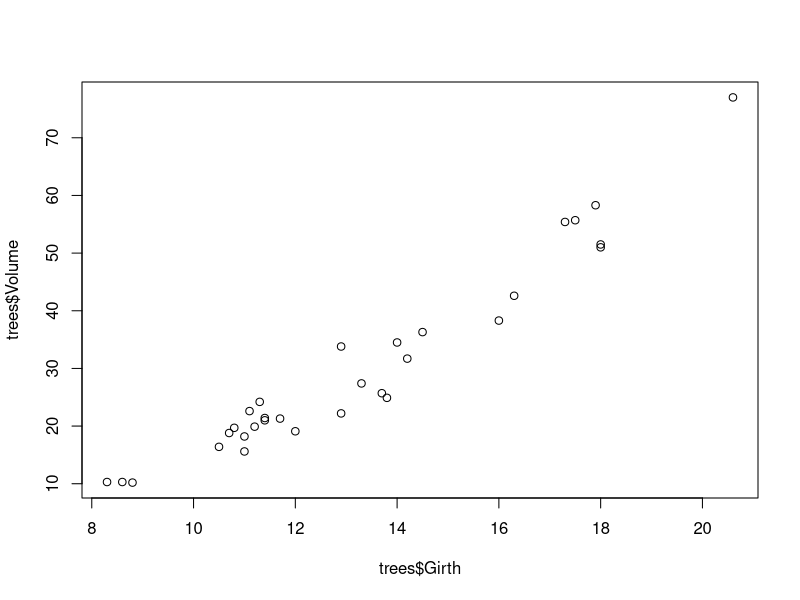
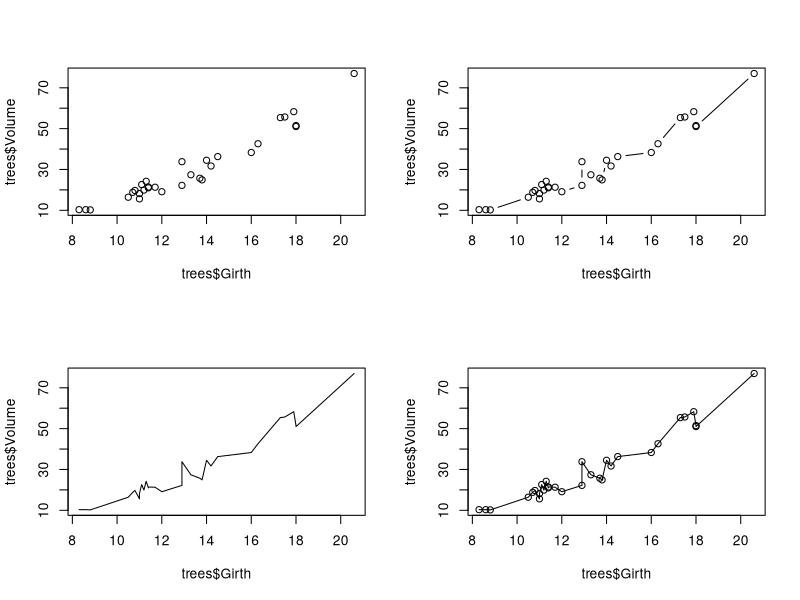
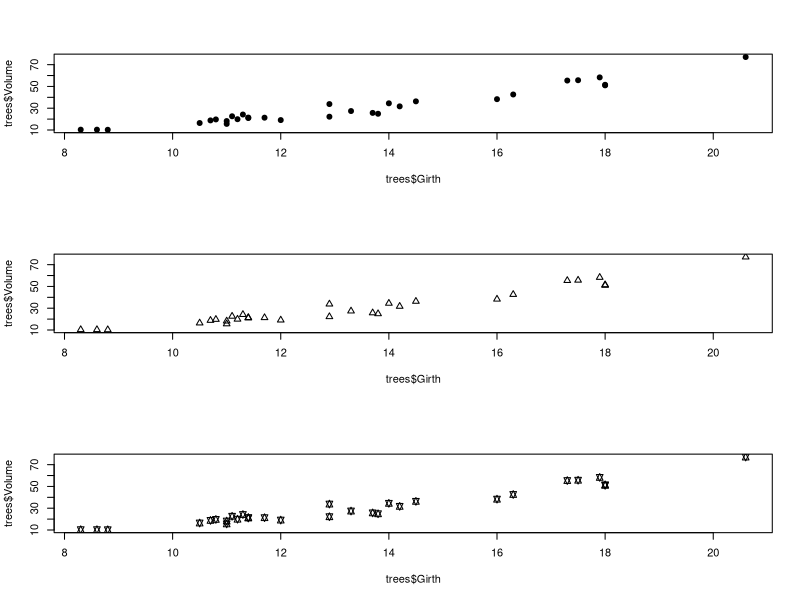
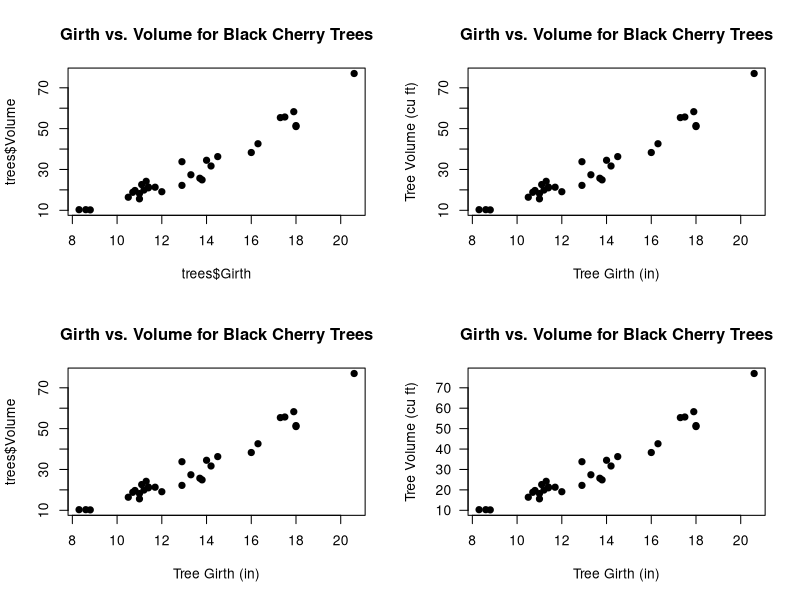
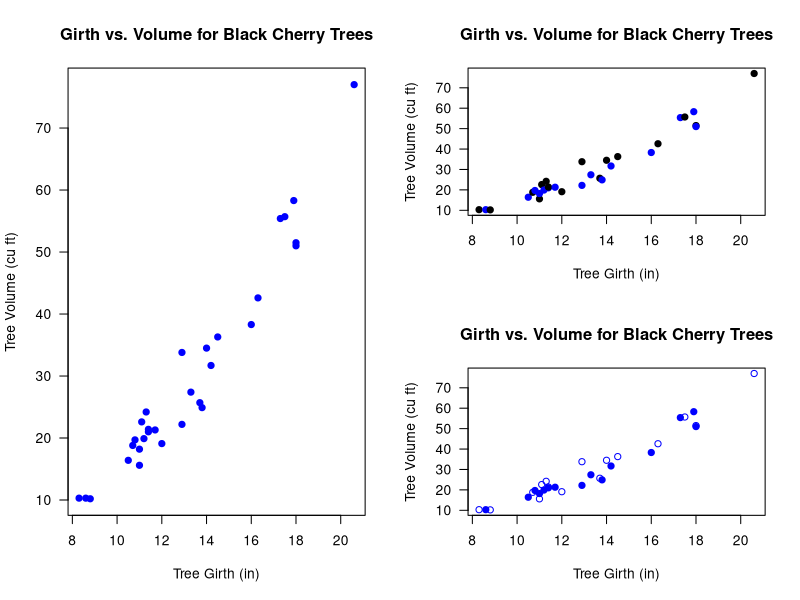
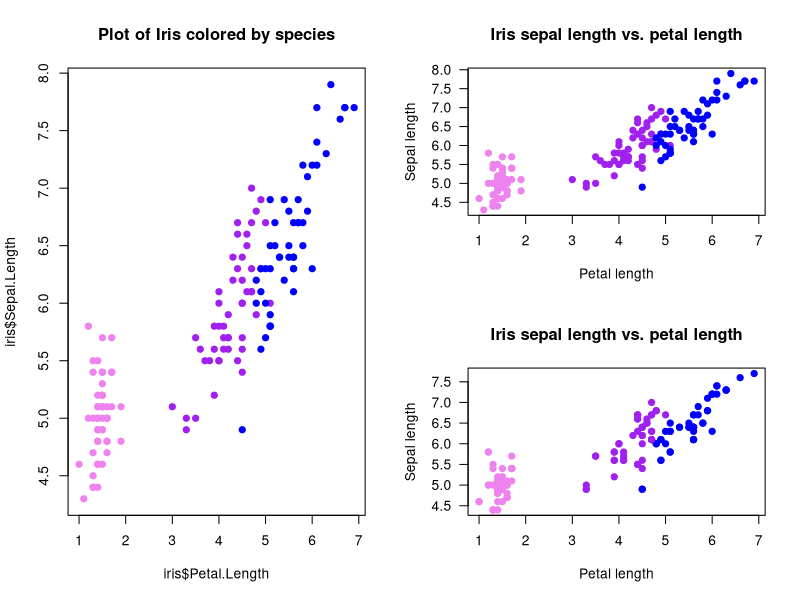
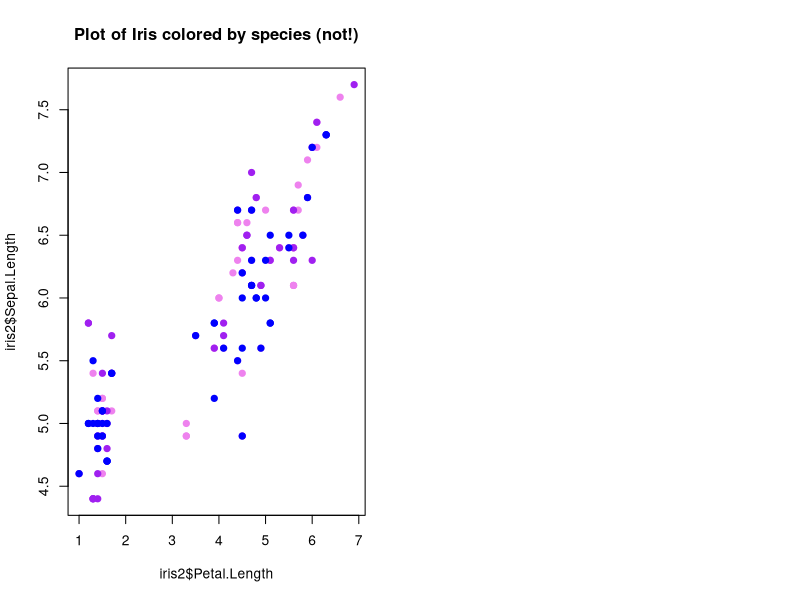
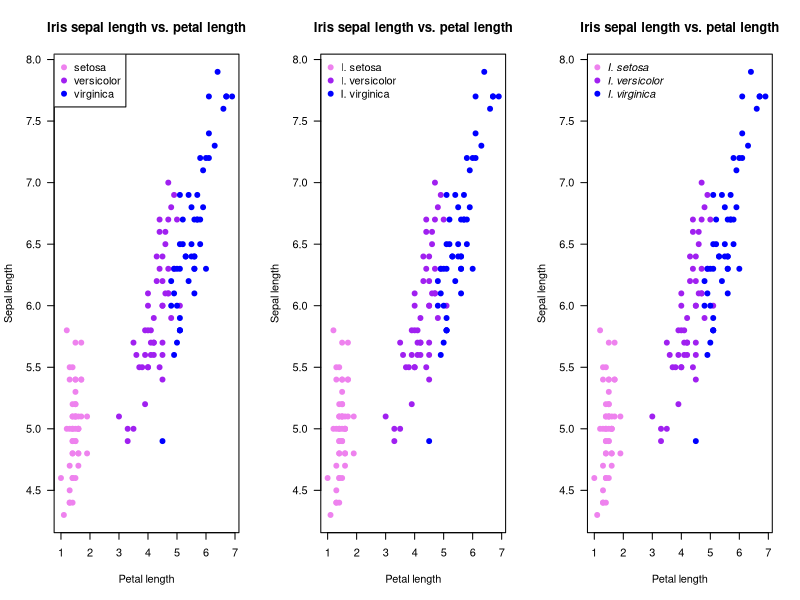

These charts were generated, in order, by the following R code:
## ---- chunk 1
knitr::opts_chunk$set(echo = TRUE, cache = TRUE)
## ---- chunk 2

##################################################
####                                          ####  
####  R Bootcamp #1, Module 3                 ####
####                                          #### 
####   University of Nevada, Reno             ####
####                                          #### 
##################################################

## NOTE: this module borrows heavily from an R short-course developed by a team at Colorado State University. 
   # Thanks to Perry Williams for allowing us to use these materials!!
   # Thanks to John Tipton at CSU for developing much of this module (plotting in R)!

############################################
####  Data visualization and statistics ####
############################################

## ---- chunk 3

# ?trees      # description of built in dataset  (uncomment to run)

dim(trees)   # Show the dimension of the trees dataframe                                              

str(trees)   # Show the structure of the trees dataframe

head(trees)   # Show the first few observations of the trees dataframe

## ---- chunk 4

plot(x=trees$Girth, y=trees$Volume)    # use R's built-in "trees" dataset: ?trees

## ---- chunk 5

# Use "layout" to define a 2 row x 2 column matrix with elements 1, 2, 3, and 4.
# This divides the image into four sections and then fills these with the plot function
layout(matrix(1:4, nrow=2, ncol=2))

# layout.show(4)   # uncomment to run

  # par(mfrow=c(2,2))  # (alternative way to do this)

plot(x=trees$Girth, y=trees$Volume)             # points
plot(x=trees$Girth, y=trees$Volume, type="l")   # lines
plot(x=trees$Girth, y=trees$Volume, type="b")   # both
plot(x=trees$Girth, y=trees$Volume, type="o")   # both with conected lines

## ---- chunk 6

# Use layout to define a 3 row x 1 column matrix with elements 1, 2, and 3.
# This divides the image into three sections and then fills these with the plot function
layout(matrix(1:3, nrow=3, ncol=1))

# pch: 'plotting character' changes the type of point that is used (default is an open circle)!
plot(x=trees$Girth, y=trees$Volume, pch=19)     # filled point
plot(x=trees$Girth, y=trees$Volume, pch=2)      # open triangle
plot(x=trees$Girth, y=trees$Volume, pch=11)     # star

## ---- chunk 7

layout(matrix(1:4, 2, 2))
# main: adds a title
plot(x=trees$Girth, y=trees$Volume, pch=19, 
     main="Girth vs. Volume for Black Cherry Trees")

# xlab: adds an x axis label
plot(x=trees$Girth, y=trees$Volume, pch=19, 
     main="Girth vs. Volume for Black Cherry Trees", 
     xlab="Tree Girth (in)")

# ylab: adds a y axis label
plot(x=trees$Girth, y=trees$Volume, pch=19, 
     main="Girth vs. Volume for Black Cherry Trees", 
     xlab="Tree Girth (in)", ylab="Tree Volume (cu ft)")

# las: rotates axis labels; las=1 makes them all parallel to reading direction
plot(x=trees$Girth, y=trees$Volume, pch=19, 
     main="Girth vs. Volume for Black Cherry Trees", 
     xlab="Tree Girth (in)", ylab="Tree Volume (cu ft)", 
     las=1)

## ---- chunk 8

# Use layout to define a 2 row x 2 column matrix with elements 1, 1, 2, and 3.
# This divides the image into four sections but fills the first two sections
# with the first plot and then fills these next two sections with the final two plots
layout(matrix(c(1, 1, 2, 3), nrow=2, ncol=2))

# col: select a color for the plotting characters
plot(x=trees$Girth, y=trees$Volume, pch=19, 
     main="Girth vs. Volume for Black Cherry Trees",
     xlab="Tree Girth (in)", ylab="Tree Volume (cu ft)",
     las=1, col="blue")

# We can use the c() function to make a vector and have several colors, plotting characters, etc. per plot.
# We start with alternating colors for each point
plot(x=trees$Girth, y=trees$Volume, pch=19, 
     main="Girth vs. Volume for Black Cherry Trees",
     xlab="Tree Girth (in)", ylab="Tree Volume (cu ft)", 
     las=1, col=c("black", "blue"))

# And we can also alternate the plotting symbol at each point.
plot(x=trees$Girth, y=trees$Volume, pch=c(1,19), 
     main="Girth vs. Volume for Black Cherry Trees", 
     xlab="Tree Girth (in)", ylab="Tree Volume (cu ft)", 
     las=1, col="blue")

## ---- chunk 9

?iris
head(iris)     # display first few rows of data
dim(iris)      # dimensionality of the data
str(iris)      # details of the data structure

## ---- chunk 10

plot.colors <- c("violet", "purple", "blue")   # define the colors for representing species ID

## ---- chunk 11

color.vector <- rep(x=plot.colors, each=50)
color.vector
## color vector is now a list of our colors, each repeated 50 times

plot(x=iris$Petal.Length, y=iris$Sepal.Length, pch=19, col=color.vector, 
     main="Plot of Iris colored by species")

## ---- chunk 12

names(plot.colors) <- levels(iris$Species)   # the "levels()" function returns all unique labels for any "factor" variable    
plot.colors

## ---- chunk 13

# generate a vector of colors for our plot (one color for each observation)

indices <- match(iris$Species,names(plot.colors))   # the "match()" function goes through each element of the first vector and finds the matching index in the second vector         
color.vector2 <- plot.colors[indices]


## ---- chunk 14

plot(x=iris$Petal.Length, y=iris$Sepal.Length, pch=19, col=color.vector2, 
     main="Iris sepal length vs. petal length", xlab="Petal length", 
     ylab="Sepal length", las=1)

## ---- chunk 15

# make a new version of the iris data frame that is neither in order nor has the same number of observations for each species (to illustrate generality of the new method)

iris2 <- iris[sample(1:nrow(iris),replace = T),]   # use the "sample()" function to create a randomized ("bootstrapped") version of the iris data frame

# now repeat the above steps:

indices <- match(iris2$Species,names(plot.colors))   # the "match()" function returns the indices of the first vector that match the second vector   
color.vector2 <- plot.colors[indices]
plot(x=iris2$Petal.Length, y=iris2$Sepal.Length, pch=19, col=color.vector2, 
     main="Iris sepal length vs. petal length", xlab="Petal length", 
     ylab="Sepal length", las=1)

## ---- chunk 16

## The old method is NOT general:

color.vector <- rep(x=plot.colors, each=50)
plot(x=iris2$Petal.Length, y=iris2$Sepal.Length, pch=19, col=color.vector, 
     main="Plot of Iris colored by species (not!)")

## ---- chunk 17

# ?legend

layout(matrix(1:3, nrow=1, ncol=3))

# Plot
plot(x=iris$Petal.Length, y=iris$Sepal.Length, pch=19, col=color.vector, 
     main="Iris sepal length vs. petal length", xlab="Petal length", 
     ylab="Sepal length", las=1)

# First legend
legend("topleft", pch=19, col=plot.colors, legend=unique(iris$Species))

# Second plot
plot(x=iris$Petal.Length, y=iris$Sepal.Length, pch=19, col=color.vector,
     main="Iris sepal length vs. petal length", 
     xlab="Petal length", ylab="Sepal length", las=1)

# Second legend
# The bty="n" argument suppresses the border around the legend. (A personal preference)
legend("topleft", pch=19, col=plot.colors, 
       legend=c("I. setosa", "I. versicolor", "I. virginica"), bty="n")


# Plot Three
plot(x=iris$Petal.Length, y=iris$Sepal.Length, pch=19, col=color.vector, 
     main="Iris sepal length vs. petal length", 
     xlab="Petal length", ylab="Sepal length", las=1)

#Legend tree with Italics
legend("topleft", pch=19, col=plot.colors, 
       legend=c("I. setosa", "I. versicolor", "I. virginica"), 
       bty="n", text.font=3)

## ---- chunk 18

## Plot fuel economy by weight

plot(mpg~wt,  data=mtcars,pch=20,xlab="Vehicle weight (1000 lbs)",ylab="Fuel economy (mpg)")      # note the tilde, which can be read "as a function of" -- i.e., "mpg as a function of wt"   
 
## ---- chunk 19

## Plot fuel economy by weight and horsepower

hp_rescale <- with(mtcars,(hp-min(hp))/diff(range(hp)))    # scale from 0 to 1

plot(mpg~wt,  data=mtcars,pch=1,xlab="Vehicle weight (1000 lbs)",ylab="Fuel economy (mpg)",cex=(hp_rescale+0.6)*1.2)   # plot with different sized points

legend("topright",pch=c(1,1),pt.cex=c(0.6,0.6*1.2),legend=paste(range(mtcars$hp),"horsepower"),bty="n")


 
## ---- chunk 20

## Plot fuel economy by weight and horsepower again- this time by color

colramp <- terrain.colors(125)

colindex <- round(hp_rescale*99+1)

plot(mpg~wt,  data=mtcars,pch=20,cex=2,xlab="Vehicle weight (1000 lbs)",ylab="Fuel economy (mpg)",col=colramp[colindex])   # plot with different sized points

legend("topright",pch=c(20,20),pt.cex=c(2,2),col=c(colramp[1],colramp[100]),legend=paste(range(mtcars$hp),"horsepower"),bty="n")


 
## ---- chunk 21

## calculate the mean Sepal Length of for each species
bar.heights <- tapply(iris$Sepal.Length, iris$Species, mean)   #use "tapply()" function, which summarizes a numeric variable by levels of a categorical variable)

# The basic 'barplot()' function
barplot(bar.heights)

## ---- chunk 22

# Let's add some flair
barplot(bar.heights, names.arg=c("I. setosa", "I. versicolor", "I. virginica"), 
        las=1, col=adjustcolor(plot.colors, alpha.f=0.5),
        main="Sepal length for 3 Irises", ylab="Sepal length (cm)")

## ---- chunk 23

CI <- 2 * by(iris$Sepal.Length, iris$Species, sd)
lwr <- bar.heights - CI
upr <- bar.heights + CI

# I used the ylim= argument to pass a 2-element numeric vector specifying the y extent of the barplot (y axis lower and upper bounds). I added some extra room on the top to account for error bars.
# Importantly, assign the barplot to an object. I called it 'b' but you can call it whatever you like. (otherwise, it's hard to know what the "X" values of the error bars are!)

b <- barplot(bar.heights, 
             names.arg=c("I. setosa", "I. versicolor", "I. virginica"), 
             las=1, ylim=c(0,8), col=adjustcolor(plot.colors, alpha.f=0.5),
             main="Sepal length for 3 Irises", ylab="Sepal length (cm)")

# Specify where each arrow starts (x0= and y0=) and ends (x1= and y1=)
arrows(x0=b, x1=b, y0=lwr, y1=upr, code=3, angle=90, length=0.1)

# ?arrows

## ---- chunk 24

layout(matrix(1:2, 1, 2))

## y-axis is in counts by default (total observations in each "bin")
hist(iris$Sepal.Length, main="Histogram of Sepal Length",
     xlab = "Sepal Length")

## change y-axis to proportions of the entire dataset using freq=FALSE
hist(iris$Sepal.Length, freq=FALSE, main="Histogram of Sepal Length", 
     xlab = "Sepal Length")
## Add a density estimator

lines(density(iris$Sepal.Length))   # add a line to the histogram to approximate the probability density of the data distribution
curve(dnorm(x,mean(iris$Sepal.Length),sd(iris$Sepal.Length)),add=T,col="red",lty=3)   # add a normal distribution

## ---- chunk 25

pairs(iris)

## ---- chunk 26

?ToothGrowth
head(ToothGrowth)

## ---- chunk 27

plot.colors <- c("red", "blue")
# subset the colors in plot.colors based on the variable iris$Species
# iris$Species is a factor variable that has 3 levels
color.vector <- plot.colors[ToothGrowth$supp]

plot(x=ToothGrowth$dose, y=ToothGrowth$len, pch=19, col=color.vector, 
     main="Tooth Growth vs. Vitamin C Dose", xlab="Viatmin C Dose (mg)", 
     ylab="Tooth Growth (mm)", las=1)

# First legend
legend("topleft", pch=19, col=plot.colors, legend=unique(ToothGrowth$supp))
## ---- chunk 28

prop <- c(0.18, 0.25, 0.13, 0.05)
asympLCL <- c(0.14, 0.20, 0.11, 0.035)
asympUCL <- c(0.24, 0.33, 0.18, 0.09)

## ---- chunk 29

set.seed(13)
n <- 20 # Number of experimental trials
a <- 12
b <- 1.5

rings <- round(runif(n)*50)  # number of bell rings
wings <- round(a + b*rings + rnorm(n, sd=5))       # number of angels who get their wings
offset <- rpois(n, lambda=10)           # measurement error
lwr <- wings - offset                 
upr <- wings + offset

## ---- chunk 30

####################
# STATISTICS!
####################

#####
#####  Load Data
#####

sculpin.df <- read.csv("sculpineggs.csv")

head(sculpin.df)

## ---- chunk 31

#####
#####  Summary Statistics
#####

mean(sculpin.df$NUMEGGS)      # compute sample mean
median(sculpin.df$NUMEGGS)    # compute sample median

min(sculpin.df$NUMEGGS)       # sample minimum
max(sculpin.df$NUMEGGS)       # sample maximum
range(sculpin.df$NUMEGGS)     # both min and max.

quantile(sculpin.df$NUMEGGS,0.5)            # compute sample median using quantile function
quantile(sculpin.df$NUMEGGS,c(0.25,0.75))   # compute sample quartiles

var(sculpin.df$NUMEGGS)           # sample variance
sd(sculpin.df$NUMEGGS)            # sample standard deviation
sd(sculpin.df$NUMEGGS)^2          # another way to compute variance
var(sculpin.df$NUMEGGS)^0.5       # another way to compute std. dev.

colMeans(sculpin.df)           # column mean of data frame
apply(sculpin.df,2,mean)       # column mean of data frame   # note the use of the "apply()" function. 
apply(sculpin.df,2,median)     # column median of data frame


########
# Or just use the "summary()" function!

summary(sculpin.df) # provides a set of summary statistics for all columns in a data frame. 


## ---- chunk 32

###########
# Deal with missing data

newdf <- read.table(file="data_missing.txt", sep="\t", header=T)  # load dataset with missing data

mean(newdf$Export)

mean(newdf$Export,na.rm = TRUE)

## ---- chunk 33

#####
#####  Plot data 
#####

hist(sculpin.df$NUMEGGS)

plot(x = sculpin.df$FEMWT,y = sculpin.df$NUMEGGS)

## ---- chunk 34

#####
#####  Linear Regression  
#####

m1 <- lm(NUMEGGS ~ FEMWT, data=sculpin.df)      # fit linear regression model

m1                                      # view estimates of intercept and slope 
summary(m1)                             # view summary of fit
summary(m1)$r.squared                   # extract R-squared
confint(m1)                             # confidence intervals for intercept and slope
AIC(m1)                                 # report AIC (Akaike's Information Criterion, used to perform model selection) 

plot(x = sculpin.df$FEMWT,y = sculpin.df$NUMEGGS)    # plot data
abline(m1)                                           # plot line of best fit

########
# Use the "predict()" function!

FEMWT.pred <- data.frame(FEMWT = 30)                   # create new data frame to predict number of eggs at FEMWT of 30
predict(m1,newdata=FEMWT.pred)                         # make prediction
predict(m1,newdata=FEMWT.pred,interval="confidence")   # make prediction and get confidence interval
predict(m1,newdata=FEMWT.pred,interval="prediction")   # make prediction and get prediction interval


## ---- chunk 35

##################################
####  Model selection example ####
##################################

## Try to work through these examples and make sure you understand them before moving on to the challenge exercises.

m1 <- lm(NUMEGGS ~ FEMWT, data=sculpin.df)                  # fit linear regression model
summary(m1)

m2 <- lm(NUMEGGS ~ 1, data=sculpin.df)                      # fit linear regression with intercept only (mean model)
summary(m2)

m3 <- lm(NUMEGGS ~ I(FEMWT^0.5), data=sculpin.df)           # fit linear regression with intercept and sqrt of FEMWT term
summary(m3)

## ---- chunk 36

plot(NUMEGGS ~ FEMWT,data=sculpin.df)                      # plot data
abline(m1,col="black")                                     # plot line of best fit
abline(m2,col="red")                                       # plot intercept only model

#########
#  Here's a flexible method for drawing any arbitrary non-linear relationship!
FEMWT.pred <- data.frame(FEMWT = seq(10,45,by=0.1))        # create new data frame to predict number of eggs from FEMWT of 10 to 45 by increments of 0.1
NUMEGGS.pred <- predict(m3,newdata=FEMWT.pred)             # make prediction using "predict()" function
lines(FEMWT.pred$FEMWT,NUMEGGS.pred,col="green")  # plot sqrt model (note the use of the "lines()" function to draw a line!)

########
# Perform model selection!


#Compare models using AIC
AIC(m1)
AIC(m2)
AIC(m3)

#Compare models using R-squared
summary(m1)$r.squared 
summary(m2)$r.squared 
summary(m3)$r.squared 

#########
#  And finally, here's how you can draw a confidence interval or prediction interval around a regression relationship!

plot(NUMEGGS ~ FEMWT,data=sculpin.df)                      # plot data
NUMEGGS.confint <- predict(m3,newdata=FEMWT.pred,interval="prediction")             # use "predict()" function to compute the prediction interval!
points(FEMWT.pred$FEMWT,NUMEGGS.confint[,"fit"],col="green",typ="l",lwd=2)  # plot fitted sqrt model
points(FEMWT.pred$FEMWT,NUMEGGS.confint[,"lwr"],col="green",typ="l",lty=2)  # plot fitted sqrt model
points(FEMWT.pred$FEMWT,NUMEGGS.confint[,"upr"],col="green",typ="l",lty=2)  # plot fitted sqrt model
